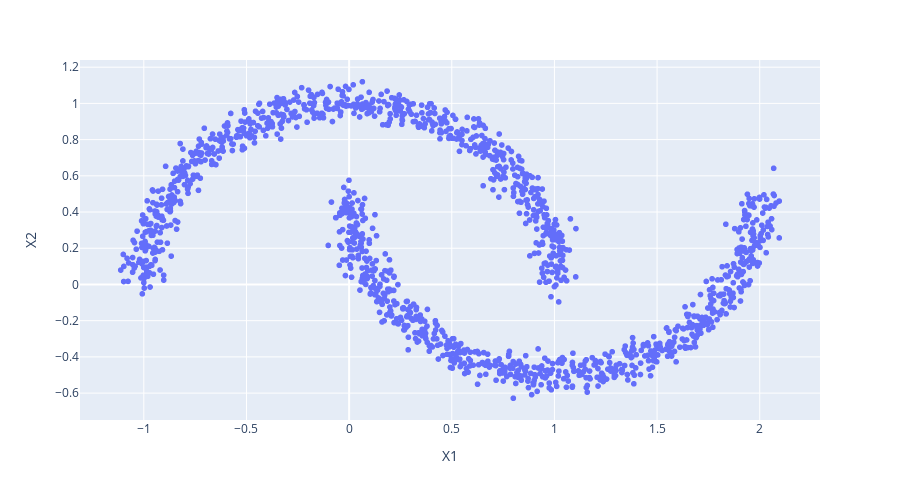

Notebook code cell kept with this figure:
### Code cell
px.scatter(moons, x = 'X1' ,y = 'X2' ,height=500)

### Figure 1 — Plotly figure (JSON) as saved in the notebook; plotly's stock layout.template omitted (floating-point values rounded to 4 significant figures; data arrays with more than 128 entries replaced by an {"elided": "..."} marker saying what was removed)
{"data": [{"hovertemplate": "X1=%{x}<br>X2=%{y}<extra></extra>", "legendgroup": "", "marker": {"color": "#636efa", "symbol": "circle"}, "mode": "markers", "name": "", "showlegend": false, "type": "scattergl", "x": {"elided": "1500 float values"}, "xaxis": "x", "y": {"elided": "1500 float values"}, "yaxis": "y"}], "layout": {"height": 500, "legend": {"tracegroupgap": 0}, "margin": {"t": 60}, "xaxis": {"anchor": "y", "domain": [0, 1], "title": {"text": "X1"}}, "yaxis": {"anchor": "x", "domain": [0, 1], "title": {"text": "X2"}}}}
